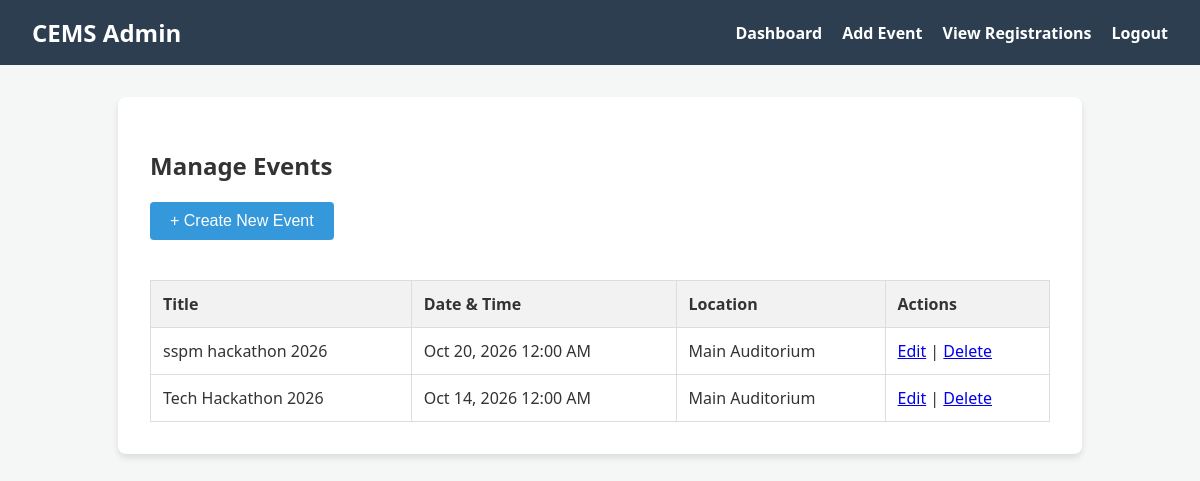
Page /admin/dashboard.php (signed in) on the committed database.
### tables this page shows
CREATE TABLE `events` (
  `id` int(11) NOT NULL,
  `title` varchar(200) NOT NULL,
  `description` text NOT NULL,
  `event_date` date NOT NULL,
  `location` varchar(255) NOT NULL,
  `image_path` varchar(255) DEFAULT NULL,
  `max_capacity` int(11) NOT NULL DEFAULT 50,
  `event_time` time NOT NULL,
  `venue` varchar(200) NOT NULL,
  `image` varchar(255) DEFAULT NULL,
  `created_at` timestamp NOT NULL DEFAULT current_timestamp()
);

### admin/dashboard.php (the view, shortened to what this page needs)
<?php
require_once "../config/database.php";
$result = $conn->query("SELECT * FROM events ORDER BY event_date DESC");
?>
<!DOCTYPE html>
<html lang="en">
<head>
    <link rel="stylesheet" href="../css/style.css">
</head>
<body>
    <nav>
        <h1>CEMS Admin</h1>
        <ul>
            <li><a href="dashboard.php">Dashboard</a></li>
            <li><a href="add_event.php">Add Event</a></li>
            <li><a href="registrations.php">View Registrations</a></li>
            <li><a href="../logout.php">Logout</a></li>
        </ul>
    </nav>
    <div class="container">
        <h2>Manage Events</h2>
        <a href="add_event.php"><button style="margin-bottom: 20px;">+ Create New Event</button></a>
        <table>
            <thead>
                <tr>
                    <th>Title</th>
                    <th>Date & Time</th>
                    <th>Location</th>
                    <th>Actions</th>
                </tr>
            </thead>
            <tbody>
                <?php while($row = $result->fetch_assoc()): ?>
                <tr>
                    <td><?php echo htmlspecialchars($row['title']); ?></td>
                    <td><?php echo date('M d, Y h:i A', strtotime($row['event_date'])); ?></td>
                    <td><?php echo htmlspecialchars($row['location']); ?></td>
                    <td>
                        <a href="edit_event.php?id=<?php echo $row['id']; ?>">Edit</a> |
                        <a href="delete_event.php?id=<?php echo $row['id']; ?>" onclick="return confirm('Are you sure?')">Delete</a>
                    </td>
                </tr>
                <?php endwhile; ?>
            </tbody>
        </table>
    </div>
</body>
</html>

### css/style.css (style rules this page uses)
body { font-family: 'Segoe UI', Tahoma, Geneva, Verdana, sans-serif; margin: 0; padding: 0; background-color: #f4f7f6; color: #333; }
nav { background-color: #2c3e50; color: white; padding: 1rem 2rem; display: flex; justify-content: space-between; align-items: center; }
nav h1 { margin: 0; font-size: 1.5rem; }
nav ul { list-style: none; display: flex; gap: 20px; margin: 0; padding: 0; }
nav a { color: white; text-decoration: none; font-weight: bold; }
.container { max-width: 900px; margin: 2rem auto; background: white; padding: 2rem; border-radius: 8px; box-shadow: 0 4px 6px rgba(0,0,0,0.1); }
button { background-color: #3498db; color: white; border: none; padding: 10px 20px; cursor: pointer; border-radius: 4px; font-size: 1rem; }
table { width: 100%; border-collapse: collapse; margin-top: 20px; }
table, th, td { border: 1px solid #ddd; }
th, td { padding: 12px; text-align: left; }
th { background-color: #f2f2f2; }

### rows in the picture
events: title "sspm hackathon 2026", event_date "Oct 20, 2026 12:00 AM", location "Main Auditorium"
events: title "Tech Hackathon 2026", event_date "Oct 14, 2026 12:00 AM", location "Main Auditorium"
